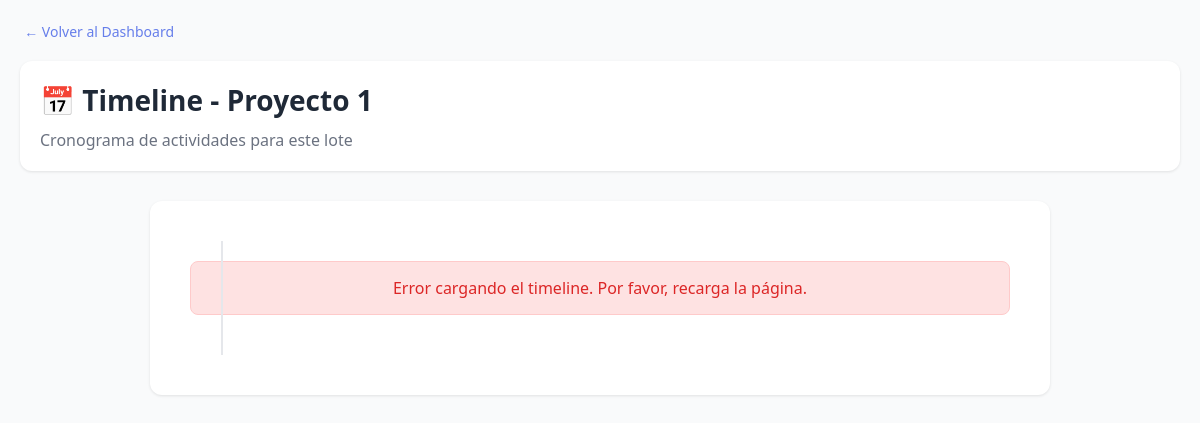
/dashboard/timeline/1 (signed in), run on an earlier commit of the app's database.
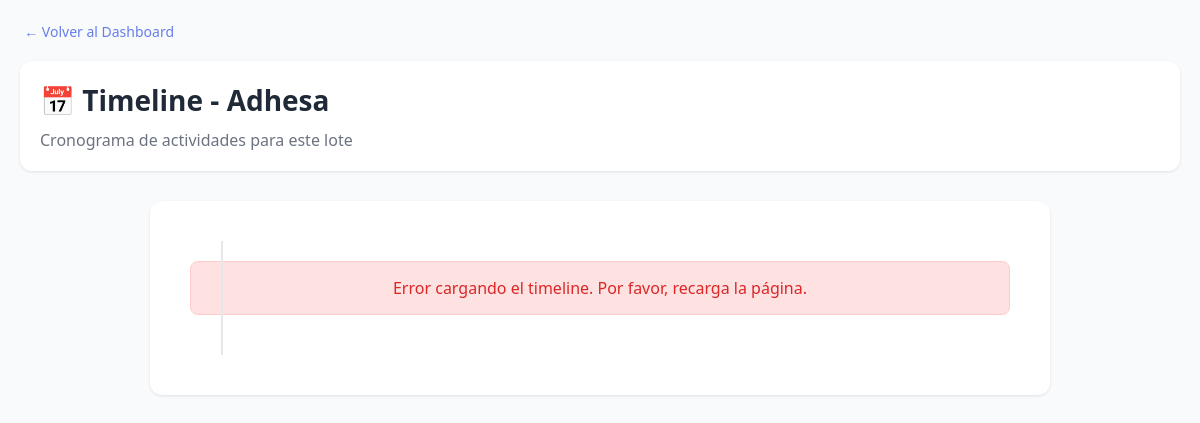
And on a later commit of the database.
### tables this page shows
CREATE TABLE slots
                         (id INTEGER PRIMARY KEY, nombre_real TEXT, slug TEXT, kml_data TEXT, 
                          creado_en TEXT, visto_por TEXT, visto_en TEXT);

### rutas/dashboard.py (the view)
@dashboard_bp.route('/dashboard/timeline/<int:slot_id>')
@require_permission('ver_actividades')
def timeline_lote(slot_id):
    if not session.get('logeado'):
        return redirect(url_for('login.index'))
    slot = None
    for s in db.obtener_todos_los_slots():
        if s[0] == slot_id:
            slot = s
            break
    if not slot:
        return render_template('error_404.html'), 404
    return render_template('timeline.html', slot=slot)

### database.py (called while the page is built)
    def _get_connection(self):
        conn = sqlite3.connect(self.db_path)
        conn.row_factory = sqlite3.Row
        return conn

    def obtener_todos_los_slots(self):
        with self._get_connection() as conn:
            c = conn.cursor()
            c.execute('SELECT id, nombre_real, slug, kml_data, creado_en, visto_por, visto_en FROM slots')
            return c.fetchall()

    def obtener_nombres_permisos_usuario(self, usuario_id):
        with self._get_connection() as conn:
            c = conn.cursor()
            c.execute('''SELECT DISTINCT p.nombre
                         FROM permisos p
                         INNER JOIN roles_permisos rp ON p.id = rp.permiso_id
                         INNER JOIN usuario_roles ur ON rp.rol_id = ur.rol_id
                         WHERE ur.usuario_id = ?''', (usuario_id,))
            result = c.fetchall()
            return [row[0] for row in result]

    def usuario_tiene_permiso(self, usuario_id, nombre_permiso):
        permisos = self.obtener_nombres_permisos_usuario(usuario_id)
        return nombre_permiso in permisos

### services/seguridad.py (called while the page is built, shortened)
def obtener_usuario_actual():
    return session.get('username')

def obtener_id_usuario_actual():
    return session.get('user_id')

def require_permission(permiso_requerido):
    def decorator(f):
        @wraps(f)
        def decorated_function(*args, **kwargs):
            usuario = obtener_usuario_actual()
            user_id = obtener_id_usuario_actual()
            if not usuario:
                if request.accept_mimetypes.best == 'application/json':
                    return jsonify({'error': 'No autenticado'}), 401
                return redirect(url_for('index'))
            return f(*args, **kwargs)
        return decorated_function
    return decorator

def _es_acceso_sensible(permiso):
    permisos_sensibles = {
        'ver_costos', 'editar_costos', 'exportar_costos',
        'ver_inventario', 'editar_inventario', 'exportar_inventario',
        'ver_datos_personales', 'gestionar_usuarios', 'editar_permisos',
        'ver_ndvi', 'ver_meteorologia', 'ver_auditoria'
    }
    return permiso in permisos_sensibles

### templates/timeline.html (shortened to what this page needs)
﻿<!DOCTYPE html>
<html lang="es">
<head>
    <link rel="stylesheet" href="{{ url_for('static', filename='css/common.css') }}">
    <link rel="stylesheet" href="{{ url_for('static', filename='css/timeline.css') }}">
</head>
<body data-slot-id="{{ slot[0] }}">
    <a href="/dashboard" class="back-link">← Volver al Dashboard</a>
    <div class="timeline-header">
        <h1>📅 Timeline - {{ slot[1] }}</h1>
        <p>Cronograma de actividades para este lote</p>
    </div>
    <div class="timeline-container">
        <div class="timeline" id="timeline-container">
        </div>
    </div>
</body>
</html>

### static/css/common.css (style rules this page uses)
:root { --color-primary: #667eea; --color-primary-dark: #5568d3; --color-secondary: #e5e7eb; --color-secondary-dark: #d1d5db; --color-success: #10b981; --color-success-dark: #059669; --color-info: #3b82f6; --color-warning: #f59e0b; --color-danger: #ef4444; --color-text: #1f2937; --color-muted: #6b7280; --color-surface: #ffffff; --color-border: #e5e7eb; }
* { box-sizing: border-box; }
body { margin: 0; font-family: 'Segoe UI', Tahoma, Geneva, Verdana, sans-serif; color: var(--color-text); background: #f9fafb; }
a { color: inherit; }

### static/css/timeline.css (style rules this page uses)
body { font-family: 'Segoe UI', Tahoma, Geneva, Verdana, sans-serif; background: #f9fafb; color: #1f2937; padding: 20px; }
.timeline-header { background: white; border-radius: 12px; padding: 20px; margin-bottom: 30px; box-shadow: 0 1px 3px rgba(0, 0, 0, 0.1); }
.timeline-header h1 { margin: 0 0 10px 0; font-size: 28px; }
.timeline-header p { color: #6b7280; margin: 0; }
.timeline-container { max-width: 900px; margin: 0 auto; background: white; border-radius: 12px; padding: 40px; box-shadow: 0 1px 3px rgba(0, 0, 0, 0.1); }
.timeline { position: relative; padding: 20px 0; }
.timeline::before { content: ''; position: absolute; left: 31px; top: 0; bottom: 0; width: 2px; background: #e5e7eb; }
.back-link { display: inline-block; margin-bottom: 20px; color: #667eea; text-decoration: none; font-size: 14px; }

What changed in the data, as far as the page shows it:
changed slots: nombre_real "Proyecto 1" → "Adhesa"
